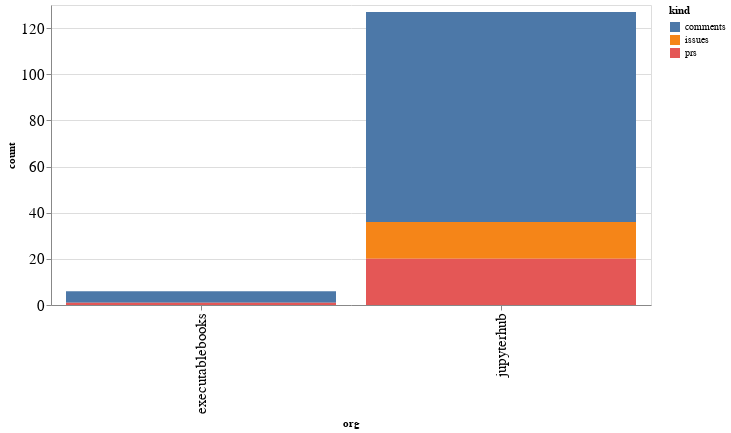

Here is the notebook cell this chart was saved with:
### Code cell
alt.Chart(org_summaries, width=600).mark_bar().encode(
    x='org',
    y='count',
    color='kind',
    tooltip="org"
)

### Figure 1 — Vega-Lite specification as saved in the notebook (floating-point values rounded to 4 significant figures)
{"config": {"axisLeft": {"labelFontSize": 15}, "axisBottom": {"labelFontSize": 15}}, "data": {"name": "data-105e038b0063f4cb44787ca545974089"}, "mark": "bar", "encoding": {"color": {"type": "nominal", "field": "kind"}, "tooltip": {"type": "nominal", "field": "org"}, "x": {"type": "nominal", "field": "org"}, "y": {"type": "quantitative", "field": "count"}}, "width": 600, "$schema": "https://vega.github.io/schema/vega-lite/v4.8.1.json", "datasets": {"data-105e038b0063f4cb44787ca545974089": [{"org": "executablebooks", "kind": "comments", "count": 5}, {"org": "executablebooks", "kind": "prs", "count": 1}, {"org": "jupyterhub", "kind": "comments", "count": 91}, {"org": "jupyterhub", "kind": "issues", "count": 16}, {"org": "jupyterhub", "kind": "prs", "count": 20}]}}
